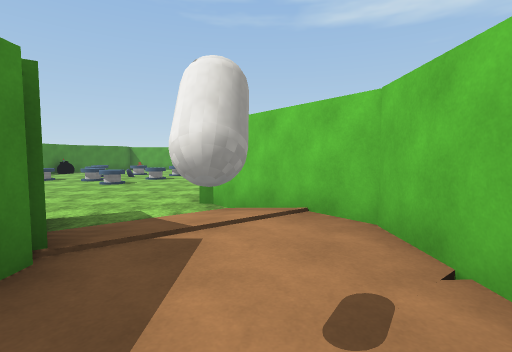
View 1 (above)

17 first-person views from a walk through a 3-D level made in the Unity game engine. The camera is 1.3 m above the floor, tilts 4° down and sees 85° across. The floor is counted in squares, 2 m on a side. Each view is taken from the middle of a square. On the plan, view 1 faces up. The plan holds only what a view shows up to about 9 squares ahead; the rest is blank. The place goes on beyond the plan. Flat ground stands in for the terrain. The player is left out. Surface patterns are stand-ins for the level's own textures.

View 2
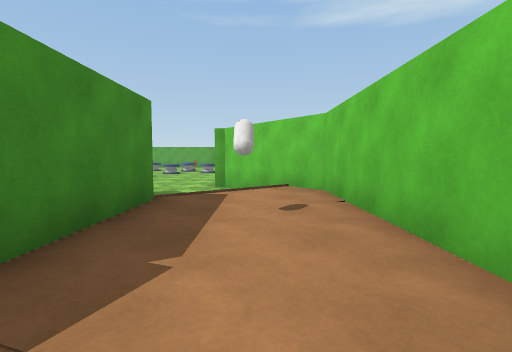

View 3
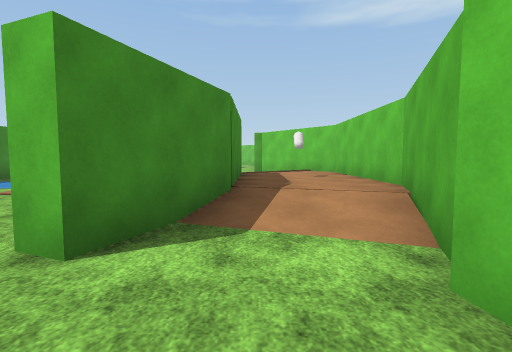

View 4
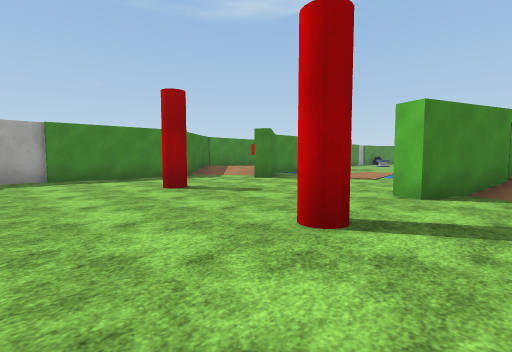

View 5
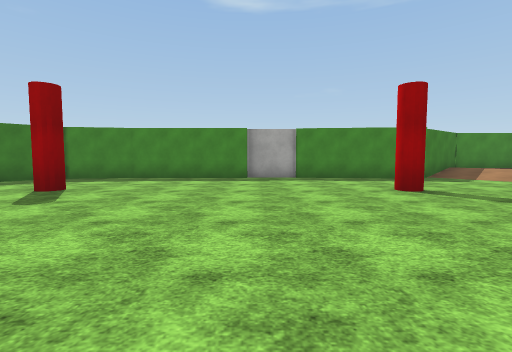

View 6
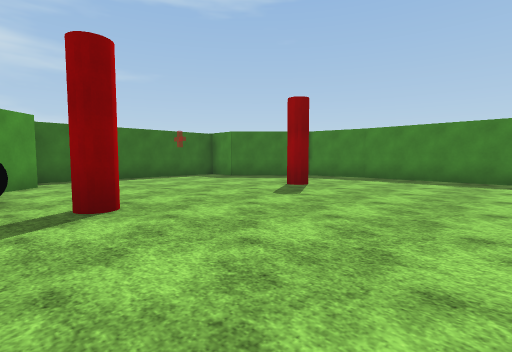

View 7
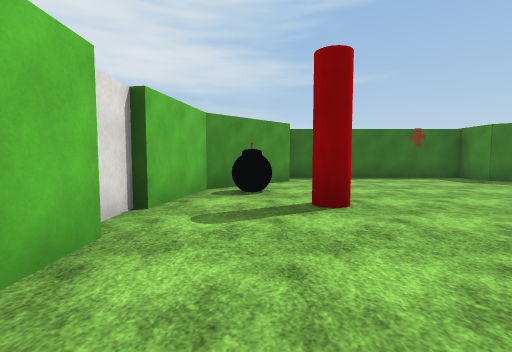

View 8
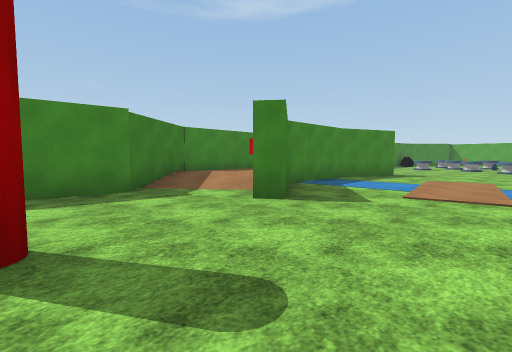

View 9
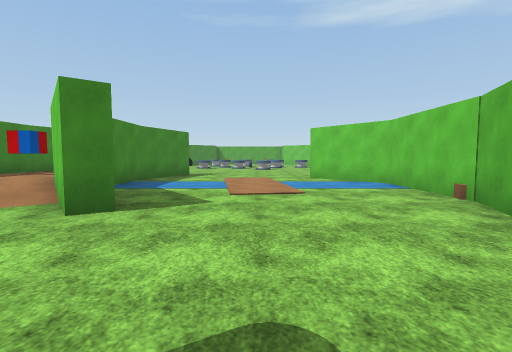

View 10
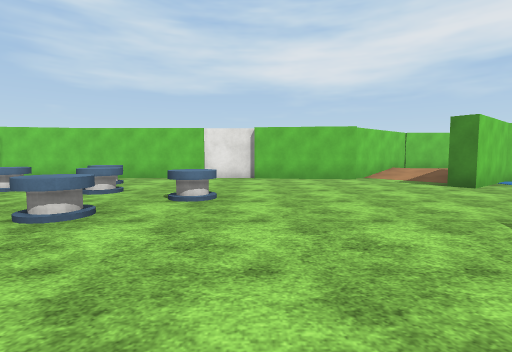

View 11
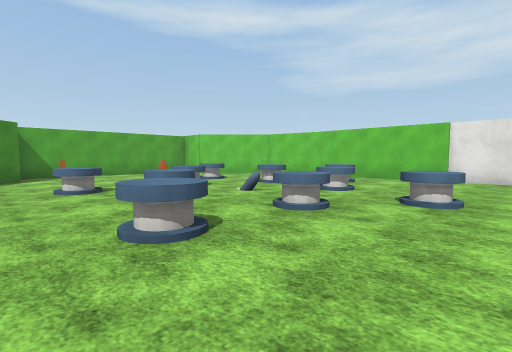

View 12
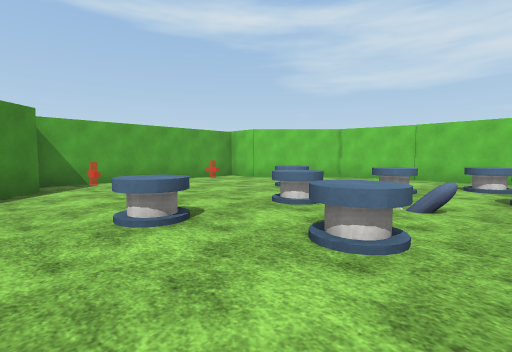

View 13
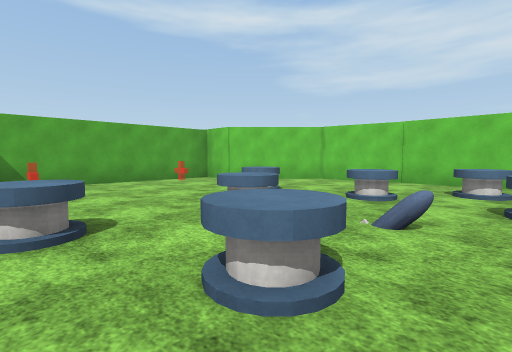

View 14
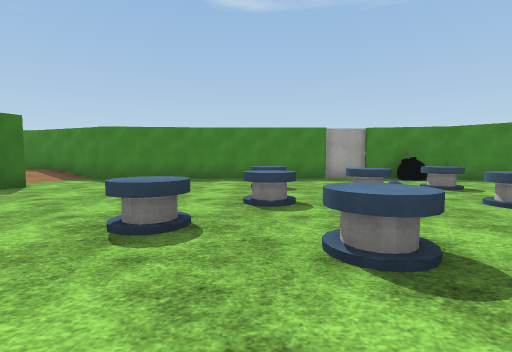

View 15
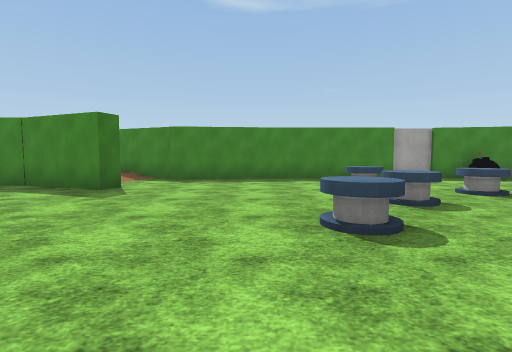

View 16
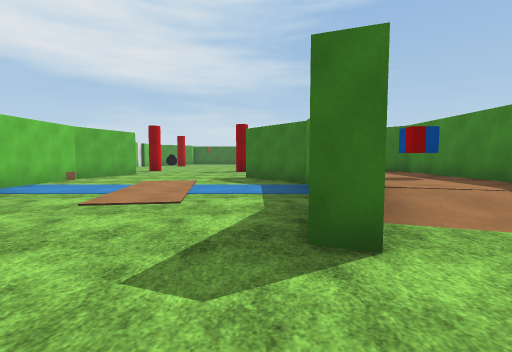

View 17
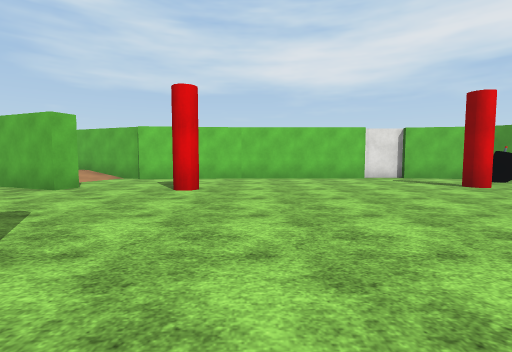

### Floor plan
Key: @ floor where view 1 was taken; # wall or solid block; . main floor; : floor 0.5 m higher than the main floor; / step, stairs or slope; C capsule; R red cylinder; O other object.
Columns run from 12 left of view 1 to 2 right of it. Each row starts with its distance up from view 1.
 19     #######
 18     ......#
 17   ##......##
 16   #........##
 15   #.....O...#
 14   O.O.O.....#
 13  #....O.O...#
 12  #...O.O..O.#
 11  #......O...#
 10  #..O.O.....#
  9  #.....O....#
  8  #..........#
  7  #..........#
  6  ##........##
  5  #..#.......#
  4  #//#....../##
  3 ##::#....##//##
  2 #:::#.....##::#
  1 #:O:#......#C:#
  0 #::/#......#@:#
 -1 ##//##....##:##
 -2  #/.......#//#
 -3  ##.......#..#
 -4   #.........##
 -5   #...R.....##
 -6   #.......R..#
 -7   #..........#
 -8   #..........#
 -9   #..........#
-10   #..........#
-11   #..........#
-12   #...R...R..#
-13   #........O##
-14   ##........#
-15    ##......##
-16     #.....##
-17     #######

Positions as (right, up) in squares from view 1, and headings:
1: (0, 0), facing up
2: (0, -2), facing up
3: (-1, -5), facing up
4: (-1, -8), facing up-left
5: (-1, -8), facing left
6: (-1, -8), facing down-left
7: (-1, -8), facing down
8: (-4, -5), facing up-left
9: (-5, -5), facing up
10: (-9, 8), facing right
11: (-9, 8), facing up-right
12: (-9, 11), facing up-right
13: (-8, 11), facing up-right
14: (-2, 10), facing left
15: (-2, 8), facing left
16: (-7, 7), facing down
17: (-8, -7), facing right
